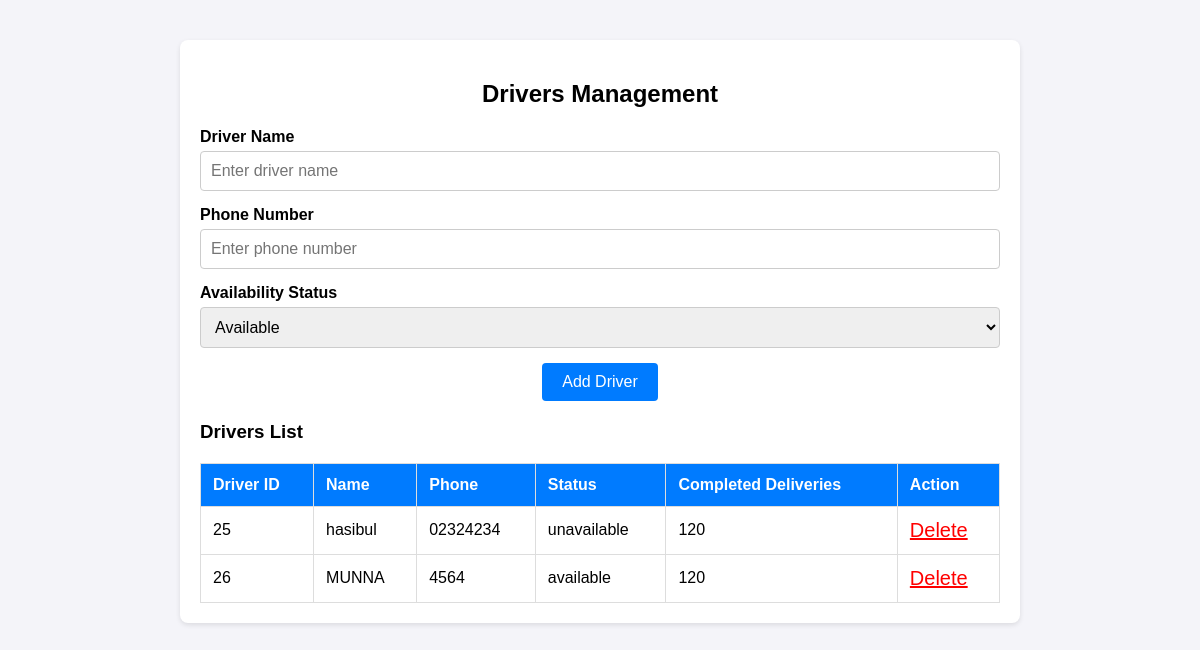
The page /adminpannel/pages/drivermanagement/driverm.php on the database its author committed.
### tables this page shows
CREATE TABLE `driver_management` (
  `id` int(100) NOT NULL,
  `driver_name` varchar(100) NOT NULL,
  `driver_phone` varchar(100) NOT NULL,
  `available` varchar(100) NOT NULL
);

### adminpannel/pages/drivermanagement/driverm.php (the view, shortened to what this page needs)
<?php
$database = mysqli_connect("localhost", "root", "", "fasttrack");
?>
<div class="drivers-container">
    <h2>Drivers Management</h2>
    <form action="" method="post">
        <div class="form-group">
            <label for="driver-name">Driver Name</label>
            <input type="text" id="driver-name" name="driver_name" placeholder="Enter driver name">
        </div>
        <div class="form-group">
            <label for="driver-phone">Phone Number</label>
            <input type="text" id="driver-phone" name="driver_phone" placeholder="Enter phone number">
        </div>
        <div class="form-group">
            <label for="driver-status">Availability Status</label>
            <select id="driver-status" name="driver_status">
                <option value="available">Available</option>
            </select>
        </div>
        <div class="form-actions">
            <button type="submit" name="add-driver">Add Driver</button>
        </div>
    </form>
    <?php
    $db = $database->query("select * from driver_management");
    echo "<h3>Drivers List</h3>
    <table>
        <thead>
            <tr>
                <th>Driver ID</th>
                <th>Name</th>
                <th>Phone</th>
                <th>Status</th>
                <th>Completed Deliveries</th>
                <th>Action</th>
            </tr>
        </thead>";
    while ($row= $db->fetch_assoc()) {
        echo "<tbody>
            <tr>
                <td>{$row['id']}</td>
                <td>{$row['driver_name']} </td>
                <td>{$row['driver_phone']}</td>
                <td>{$row['available']}</td>
                <td>120</td>
                <td><a href='index.php?deleteid={$row['id']}' style='color:red; font-size:20px;'>Delete</a></td>
            </tr>
            </tbody>";
    }
    echo "</table>";
    ?>
</div>

### adminpannel/pages/drivermanagement/driverm.php (style rules this page uses)
.drivers-container { max-width: 800px; margin: 20px auto; background: #fff; padding: 20px; border-radius: 8px; box-shadow: 0 2px 5px rgba(0, 0, 0, 0.1); }
h2 { text-align: center; margin-bottom: 20px; }
.form-group { margin-bottom: 15px; }
.form-group label { display: block; margin-bottom: 5px; font-weight: bold; }
.form-group input, .form-group select { width: 100%; padding: 10px; font-size: 16px; border: 1px solid #ccc; border-radius: 4px; }
.form-actions { text-align: center; margin-bottom: 20px; }
.form-actions button { padding: 10px 20px; font-size: 16px; border: none; border-radius: 4px; cursor: pointer; background-color: #007bff; color: #fff; }
table { width: 100%; border-collapse: collapse; margin-top: 20px; }
table, th, td { border: 1px solid #ddd; }
th, td { padding: 12px; text-align: left; }
th { background-color: #007bff; color: #fff; }

### rows shown on the page
driver_management: id "25", driver_name "hasibul", driver_phone "02324234", available "unavailable"
driver_management: id "26", driver_name "MUNNA", driver_phone "4564", available "available"
